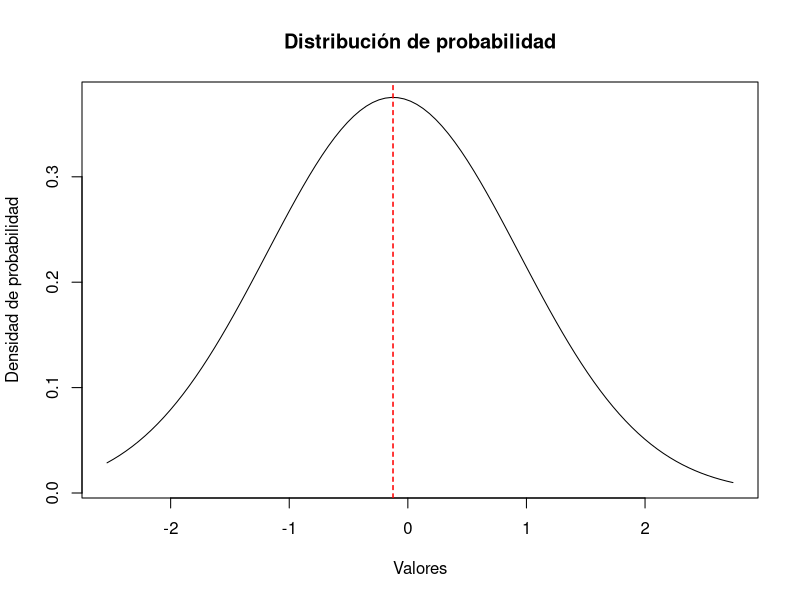

The R script that drew this image:
# Funciones para intervalos de confianza

# Función para intervalo de confianza de la media con varianza conocida
ic_media_varianza_conocida <- function(mu_muestral, sigma_poblacional, n, nivel_confianza) {
  # Nivel de confianza en proporción
  nivel_confianza_prop <- 1 - nivel_confianza / 2
  
  # Cálculo del error estándar
  error_estandar <- sigma_poblacional / sqrt(n)
  
  # Límites del intervalo de confianza
  limite_inferior <- mu_muestral - error_estandar * qnorm(nivel_confianza_prop)
  limite_superior <- mu_muestral + error_estandar * qnorm(nivel_confianza_prop)
  
  # Retornar el intervalo de confianza
  return(c(limite_inferior, limite_superior))
}

# Función para intervalo de confianza de la media con datos
ic_media_datos <- function(datos, nivel_confianza) {
  # Calcular la media muestral y la varianza muestral
  mu_muestral <- mean(datos)
  sigma_muestral <- sqrt(var(datos) / length(datos))
  
  # Calcular el error estándar
  error_estandar <- sigma_muestral / sqrt(length(datos))
  
  # Límites del intervalo de confianza
  limite_inferior <- mu_muestral - error_estandar * qnorm(1 - nivel_confianza / 2)
  limite_superior <- mu_muestral + error_estandar * qnorm(1 - nivel_confianza / 2)
  
  # Retornar el intervalo de confianza
  return(c(limite_inferior, limite_superior))
}

# Función para graficar el intervalo de confianza
graficar_ic_media <- function(datos, nivel_confianza) {
  # Obtener el intervalo de confianza
  ic <- ic_media_datos(datos, nivel_confianza)
  
  # Calcular la densidad de probabilidad normal
  x <- seq(min(datos), max(datos), length = 100)
  densidad <- dnorm(x, mean(datos), sd(datos))
  
  # Gráfico de la distribución de probabilidad
  plot(x, densidad, type = "l", main = "Distribución de probabilidad", xlab = "Valores", ylab = "Densidad de probabilidad")
  
  # Agregar el intervalo de confianza
  abline(v = ic[1], col = "red", lty = 2)
  abline(v = ic[2], col = "red", lty = 2)
}

# Función para intervalo de confianza de la proporción
ic_proporcion <- function(x_exitos, n, nivel_confianza) {
  # Proporción muestral
  p_muestral <- mean(x_exitos)
  
  # Error estándar
  error_estandar <- sqrt(p_muestral * (1 - p_muestral) / n)
  
  # Límites del intervalo de confianza
  limite_inferior <- p_muestral - error_estandar * qnorm(1 - nivel_confianza / 2)
  limite_superior <- p_muestral + error_estandar * qnorm(1 - nivel_confianza / 2)
  
  # Retornar el intervalo de confianza
  return(c(limite_inferior, limite_superior))
}

# Función para intervalo de confianza de la varianza
ic_varianza <- function(sigma_muestral, n, nivel_confianza) {
  # Grados de libertad
  gl <- n - 1
  
  # Límites del intervalo de confianza
  limite_inferior <- (n - 1) * sigma_muestral^2 / qchisq(1 - nivel_confianza / 2, gl)
  limite_superior <- (n - 1) * sigma_muestral^2 / qchisq(nivel_confianza / 2, gl)
  
  # Retornar el intervalo de confianza
  return(c(limite_inferior, limite_superior))
}

# Test con datos
# a) Intervalo de confianza para la media poblacional (con varianza conocida)
# Generar datos aleatorios
datos <- rnorm(100, mean = 50, sd = 10)

# Nivel de confianza
nivel_confianza <- 0.95

# Calcular el intervalo de confianza
ic <- ic_media_varianza_conocida(mean(datos), sd(datos), length(datos), nivel_confianza)

# Mostrar el intervalo de confianza
cat("Intervalo de confianza para la media poblacional (con varianza conocida):\n", ic, "\n\n")

# b) Intervalo de confianza para la media poblacional (con datos)
# Generar datos aleatorios
datos <- rnorm(100)

# Calcular el intervalo de confianza
ic <- ic_media_datos(datos, nivel_confianza)

# Mostrar el intervalo de confianza
cat("Intervalo de confianza para la media poblacional (con datos):\n", ic, "\n\n")

# c) Graficar intervalo de confianza
graficar_ic_media(datos, nivel_confianza)

# d) Intervalo de confianza para la proporción
# Generar datos aleatorios (éxitos/total)
x_exitos <- rbinom(100, size = 1, prob = 0.5)

# Calcular el intervalo de confianza
ic <- ic_proporcion(x_exitos, length(x_exitos), nivel_confianza)

# Mostrar el intervalo de confianza
cat("Intervalo de confianza para la proporción:\n", ic, "\n\n")

# e) Intervalo de confianza para la varianza poblacional
# Generar datos aleatorios
datos <- rnorm(100)

# Calcular el intervalo de confianza
ic <- ic_varianza(sd(datos), length(datos), nivel_confianza)

# Mostrar el intervalo de confianza
cat("Intervalo de confianza para la varianza poblacional:\n", ic, "\n")
